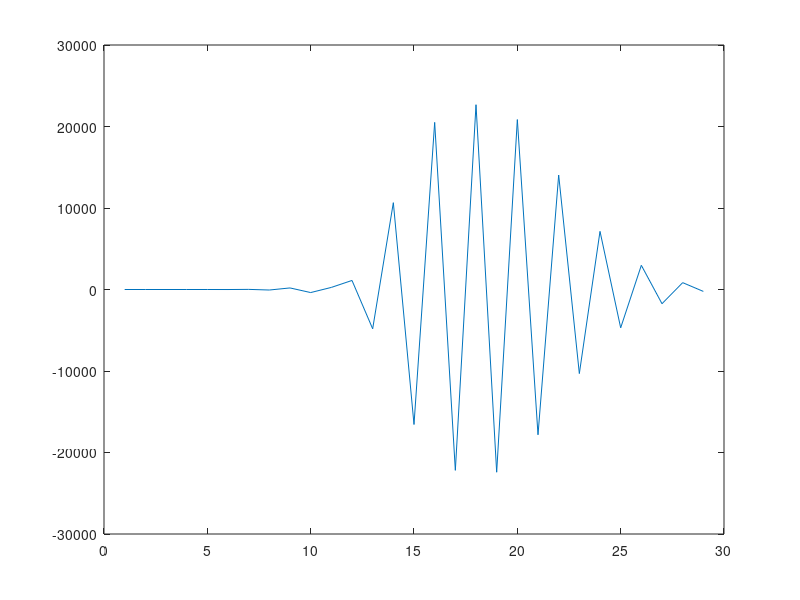

The MATLAB source for this figure:
PointData=[-4.25 -0.86;
    -4.2433696 -0.84163463;
    -4.2301059 -0.82736713
    -4.2045102 -0.81022358;
    -4.1609836 -0.78776914;
    -4.1149497 -0.76848233;
    -4.0619631 -0.75022006;
    -4.0002766 -0.73098207;
    -3.9361169 -0.71247947;
    -3.8466312 -0.68906379;
    -3.7757561 -0.67214936;
    -3.6955552 -0.65355361;
    -3.6014352 -0.63305801;
    -3.5060582 -0.61331832;
    -3.4079154 -0.5935216;
    -3.301528 -0.57324749;
    -3.1910446 -0.55269537;
    -3.0996954 -0.53620505;
    -2.99897841 -0.51841462;
    -2.8941016 -0.5004012;
    -2.7809644 -0.48136303
    -2.6896918 -0.46631342;
    -2.6170125 -0.45432958;
    -2.5283842 -0.44025692;
    -2.4457848 -0.42714942;
    -2.3648608 -0.4143562;
    -2.2826445 -0.40175346;
    -2.201365 -0.38929427;
    -2.115325 -0.37610537;
%    -1.9687 -0.35766169;
%    -2.0728476 -0.2996811;
 %   -2.0267458 -0.2488141;
      ];
PointData(:,1)=PointData(:,1)-(-4.25);
PointData(:,2)=PointData(:,2)-(-0.86);

nn=length(PointData(:,1));
PointX=PointData(2:nn,1);
PointY=PointData(2:nn,2);

PointA=[-2.10921 -0.699441]'-[-4.25 -0.86]';
k_zita=PointA(2)/PointA(1);

zita=0.07586201:0.07586201:2.2;
zita_k=k_zita*zita;
n_zita=length(zita);

%zita(n_zita+1)=2.2812748;
%zita_k(n_zita+1)=0.50233831;

mm=length(zita);

C=zeros(nn-1,mm);
for i=1:nn-1
   for j=1:mm
       
      C(i,j)= (PointY(i)-zita_k(j))/((PointX(i)-zita(j))^2+(PointY(i)-zita_k(j))^2);
   end
end

m=(C'*C)^-1*C'*PointY;
plot(m)